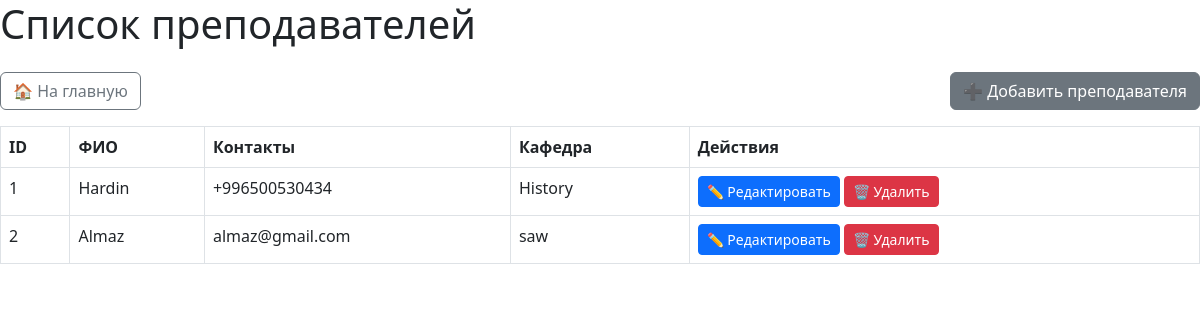
Screenshot of /teachers/ with the database file from the repository.
### core/models.py (models this page shows, shortened)
class Teacher(models.Model):
    full_name = models.CharField(max_length=255)
    contacts = models.CharField(max_length=255)
    department = models.CharField(max_length=100)

### core/views.py (the view)
# urls.py: path('teachers/', views.teacher_list, name='teacher_list'),
def teacher_list(request):
    teachers = Teacher.objects.all()
    return render(request, 'core/teacher_list.html', {'teachers': teachers})

### core/templates/core/teacher_list.html (shortened to what this page needs)
{% extends 'base.html' %}
{% block content %}
    <div class="d-flex justify-content-between mb-3">
        <a href="{% url 'home' %}" class="btn btn-outline-secondary">🏠 На главную</a>
        <a href="{% url 'teacher_create' %}" class="btn btn-secondary">➕ Добавить преподавателя</a>
    </div>
    <table class="table table-bordered">
        <thead>
        <tr>
            <th>ID</th>
            <th>ФИО</th>
            <th>Контакты</th>
            <th>Кафедра</th>
            <th>Действия</th>
        </tr>
        </thead>
        <tbody>
        {% for teacher in teachers %}
            <tr>
                <td>{{ teacher.id }}</td>
                <td>{{ teacher.full_name }}</td>
                <td>{{ teacher.contacts }}</td>
                <td>{{ teacher.department }}</td>
                <td>
                    <a href="{% url 'teacher_update' teacher.id %}" class="btn btn-sm btn-primary">✏️ Редактировать</a>
                    <a href="{% url 'teacher_delete' teacher.id %}" class="btn btn-sm btn-danger">🗑️ Удалить</a>
                </td>
            </tr>
        {% endfor %}
        </tbody>
    </table>
{% endblock %}

### rows the page displays
Teacher: id "1", full_name "Hardin", contacts "+996500530434", department "History"
Teacher: id "2", full_name "Almaz", contacts "almaz@gmail.com", department "saw"
